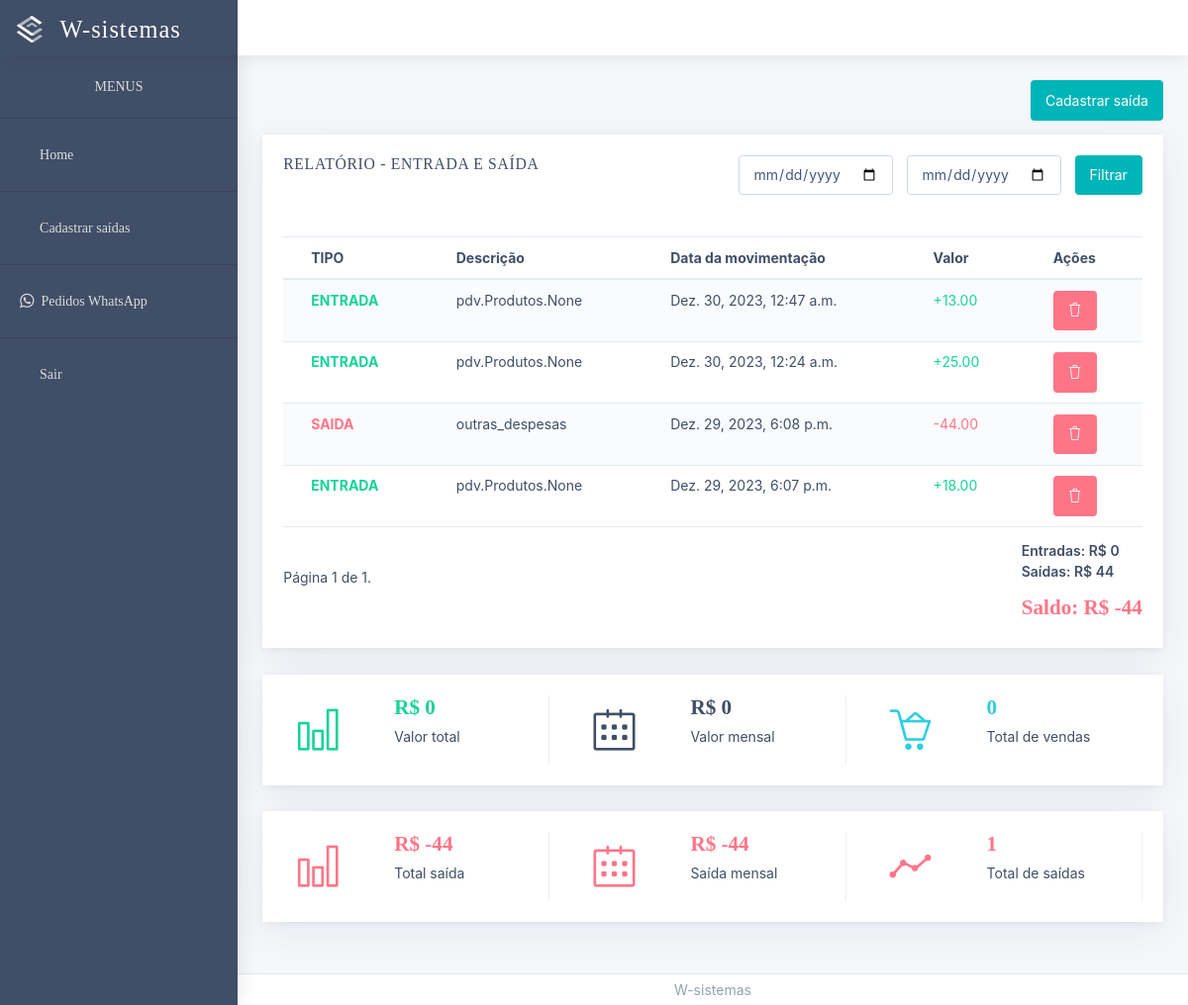
The page /relatorio-entrada-saida (signed in) on the database as committed earlier.
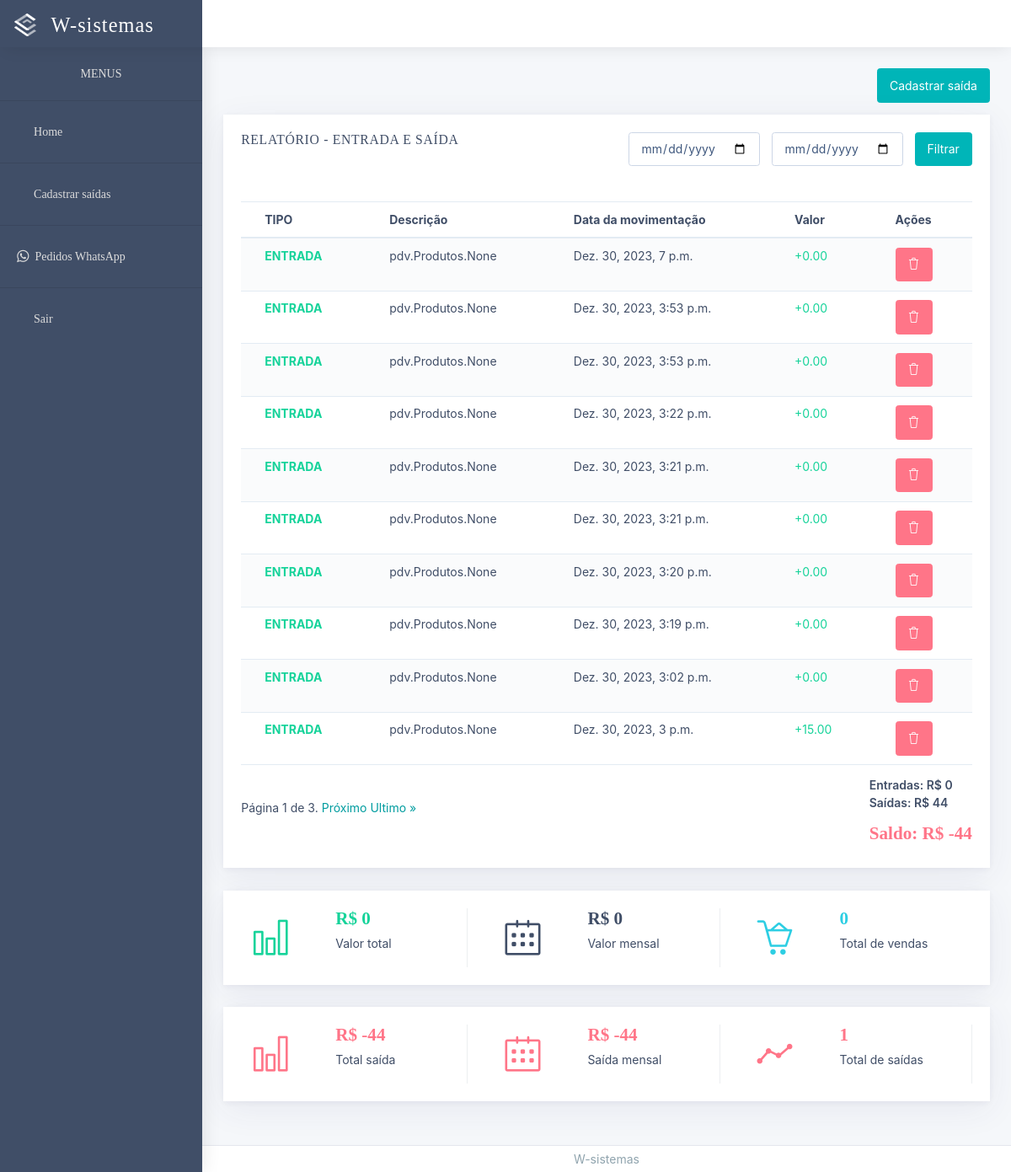
The same page on the database as committed later.
### pdv/models.py (models this page shows, shortened)
class RelatorioEntradaSaida(models.Model):
    id_movimento = models.CharField(max_length=150)
    tipo = models.CharField(max_length=150)
    descricao = models.CharField(max_length=150)
    valor = models.DecimalField(decimal_places=2, max_digits=10)
    data = models.DateTimeField(auto_now_add=True)

### pdv/views.py (the view, shortened to what this page needs)
# urls.py: path('relatorio-entrada-saida', views.relatorio_entrada_saida_view, name='relatorio-entrada-saida'),
@login_required(login_url="login")
def relatorio_entrada_saida_view(request):
    template_name = "html/relatorio_entrada_saida.html"
    items_per_page = 10
    data_inicial_str = request.GET.get('data_inicial')
    data_final_str = request.GET.get('data_final')
    logs = RelatorioEntradaSaida.objects.all().order_by('-data')
    total_entradas = logs.filter(tipo='Entrada').aggregate(Sum('valor'))['valor__sum'] or 0
    total_saidas = logs.filter(tipo='saida').aggregate(Sum('valor'))['valor__sum'] or 0
    qt_saidas = logs.filter(tipo='saida').count() or 0
    qt_entradas = logs.filter(tipo='Entrada').count() or 0
    total_entradas_mensal = logs.filter(tipo='Entrada').aggregate(Sum('valor'))['valor__sum'] or 0
    total_saidas_mensal = logs.filter(tipo='saida').aggregate(Sum('valor'))['valor__sum'] or 0
    saldo_total = total_entradas_mensal - total_saidas
    page_number = request.GET.get('page', 1)
    paginator = Paginator(logs, items_per_page)
    try:
        page_logs = paginator.page(page_number)
    except PageNotAnInteger:
        page_logs = paginator.page(1)
    except EmptyPage:
        page_logs = paginator.page(paginator.num_pages)
    context = {
        'logs': page_logs,
        'total_entradas': total_entradas,
        'total_entradas_mensal': total_entradas_mensal,
        'total_saidas_mensal': total_saidas_mensal,
        'total_saidas': total_saidas,
        'data_inicial': data_inicial_str,
        'data_final': data_final_str,
        'qt_saidas': qt_saidas,
        'qt_entradas': qt_entradas,
        'saldo': saldo_total,
    }
    return render(request, template_name, context)

### pdv/templates/html/relatorio_entrada_saida.html (shortened to what the changed rows need)
{% extends "base.html" %}
{% load static %}
{% block content %}
    <div class="card">
        <div class="card-body">
            <div class="table-responsive">
                <table class="table table-striped mb-0">
                    <thead>
                        <tr>
                            <th>TIPO</th>
                            <th>Descrição</th>
                            <th>Data da movimentação</th>
                            <th>Valor</th>
                            <th>Ações</th>
                        </tr>
                    </thead>
                    <tbody>
                        {% for entrada_saida in logs %}
                        <tr>
                            <th class="{% if entrada_saida.tipo == 'saida' %}text-danger {% else %}text-success {% endif %} text-uppercase" scope="row">{{ entrada_saida.tipo }}</th>
                            <td>{{ entrada_saida.descricao}}</td>
                            <td>{{ entrada_saida.data }}</td>
                            {% if entrada_saida.tipo == 'saida' %}
                              <td class="text-danger">-{{ entrada_saida.valor }}</td>
                            {% else %}
                              <td class="text-success">+{{ entrada_saida.valor }}</td>
                            {% endif %}
                            <td>
                                <form action="{% url 'deletar-entrada-saida' entrada_saida.id %}" method="post" class="d-inline" id="deleteForm{{ entrada_saida.id }}">{% csrf_token %}
                                    <button class="btn btn-danger" type="button" onclick="confirmDelete({{ entrada_saida.id }})"><i class="icon-trash"></i></button>
                                </form>
                            </td>
                            </tr>
                        {% endfor %}
                    </tbody>
                </table>
                <div class="d-flex justify-content-between align-items-center pagination">
                    <span class="step-links">
                        <span class="current">
                            Página {{ logs.number }} de {{ logs.paginator.num_pages }}.
                        </span>
                        {% if logs.has_next %}
                            <a href="?page={{ logs.next_page_number }}&date={{ request.GET.date }}">Próximo</a>
                            <a href="?page={{ logs.paginator.num_pages }}&date={{ request.GET.date }}">Ultimo &raquo;</a>
                        {% endif %}
                    </span>
                </div>
            </div>
        </div>
    </div>
{% endblock content %}

Rows that differ between the two databases and show on the page:
no longer on this page (row unchanged): RelatorioEntradaSaida: tipo "ENTRADA", descricao "pdv.Produtos.None", data "Dez. 30, 2023, 12:47 a.m.", valor "13.00"
no longer on this page (row unchanged): RelatorioEntradaSaida: tipo "ENTRADA", descricao "pdv.Produtos.None", data "Dez. 30, 2023, 12:24 a.m.", valor "25.00"
no longer on this page (row unchanged): RelatorioEntradaSaida: tipo "SAIDA", descricao "outras_despesas", data "Dez. 29, 2023, 6:08 p.m.", valor "44.00"
no longer on this page (row unchanged): RelatorioEntradaSaida: tipo "ENTRADA", descricao "pdv.Produtos.None", data "Dez. 29, 2023, 6:07 p.m.", valor "18.00"
added RelatorioEntradaSaida: tipo "ENTRADA", descricao "pdv.Produtos.None", data "Dez. 30, 2023, 7 p.m.", valor "0.00"
added RelatorioEntradaSaida: tipo "ENTRADA", descricao "pdv.Produtos.None", data "Dez. 30, 2023, 3:53 p.m.", valor "0.00"
added RelatorioEntradaSaida: tipo "ENTRADA", descricao "pdv.Produtos.None", data "Dez. 30, 2023, 3:53 p.m.", valor "0.00"
added RelatorioEntradaSaida: tipo "ENTRADA", descricao "pdv.Produtos.None", data "Dez. 30, 2023, 3:22 p.m.", valor "0.00"
added RelatorioEntradaSaida: tipo "ENTRADA", descricao "pdv.Produtos.None", data "Dez. 30, 2023, 3:21 p.m.", valor "0.00"
added RelatorioEntradaSaida: tipo "ENTRADA", descricao "pdv.Produtos.None", data "Dez. 30, 2023, 3:21 p.m.", valor "0.00"
added RelatorioEntradaSaida: tipo "ENTRADA", descricao "pdv.Produtos.None", data "Dez. 30, 2023, 3:20 p.m.", valor "0.00"
added RelatorioEntradaSaida: tipo "ENTRADA", descricao "pdv.Produtos.None", data "Dez. 30, 2023, 3:19 p.m.", valor "0.00"
added RelatorioEntradaSaida: tipo "ENTRADA", descricao "pdv.Produtos.None", data "Dez. 30, 2023, 3:02 p.m.", valor "0.00"
added RelatorioEntradaSaida: tipo "ENTRADA", descricao "pdv.Produtos.None", data "Dez. 30, 2023, 3 p.m.", valor "15.00"
Other text that changed with them:
{{ logs.paginator.num_pages }}: "1" → "3"
text now shown: "Próximo Ultimo »"
